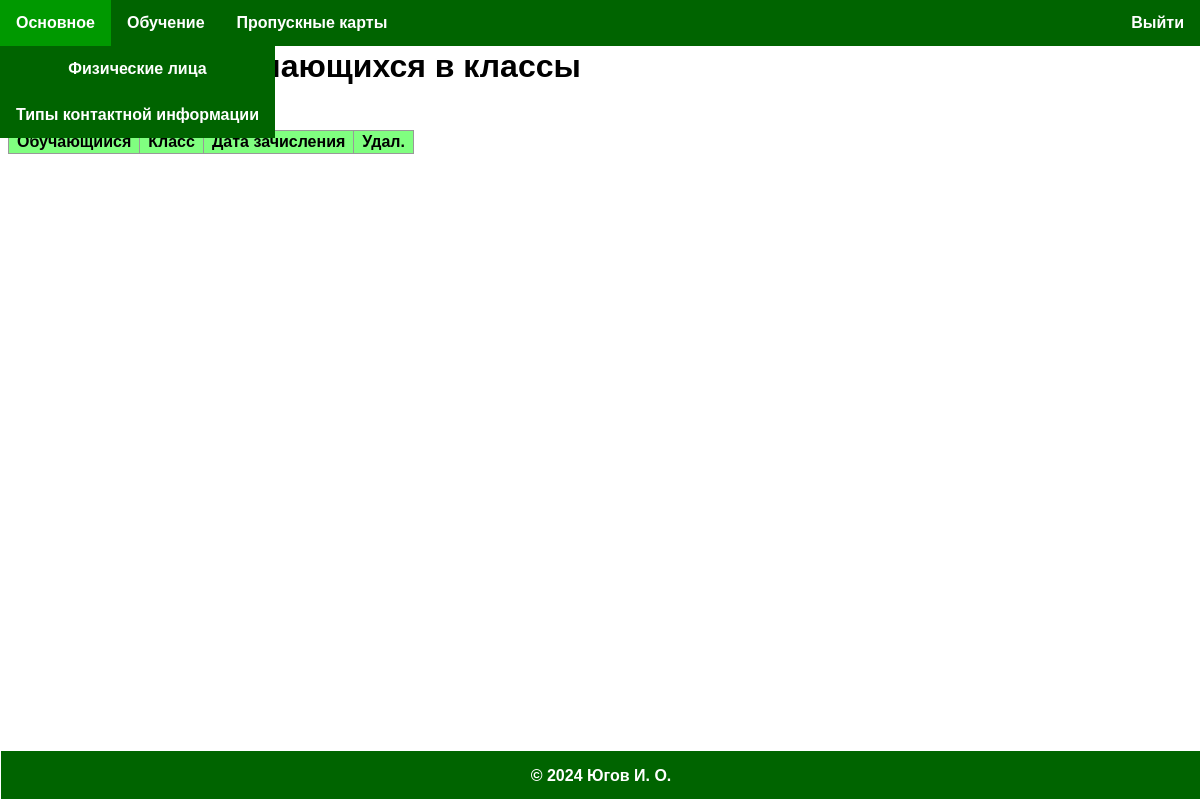
Before: /classes/class_group_enrollment/list/ (signed in) with the older database file.
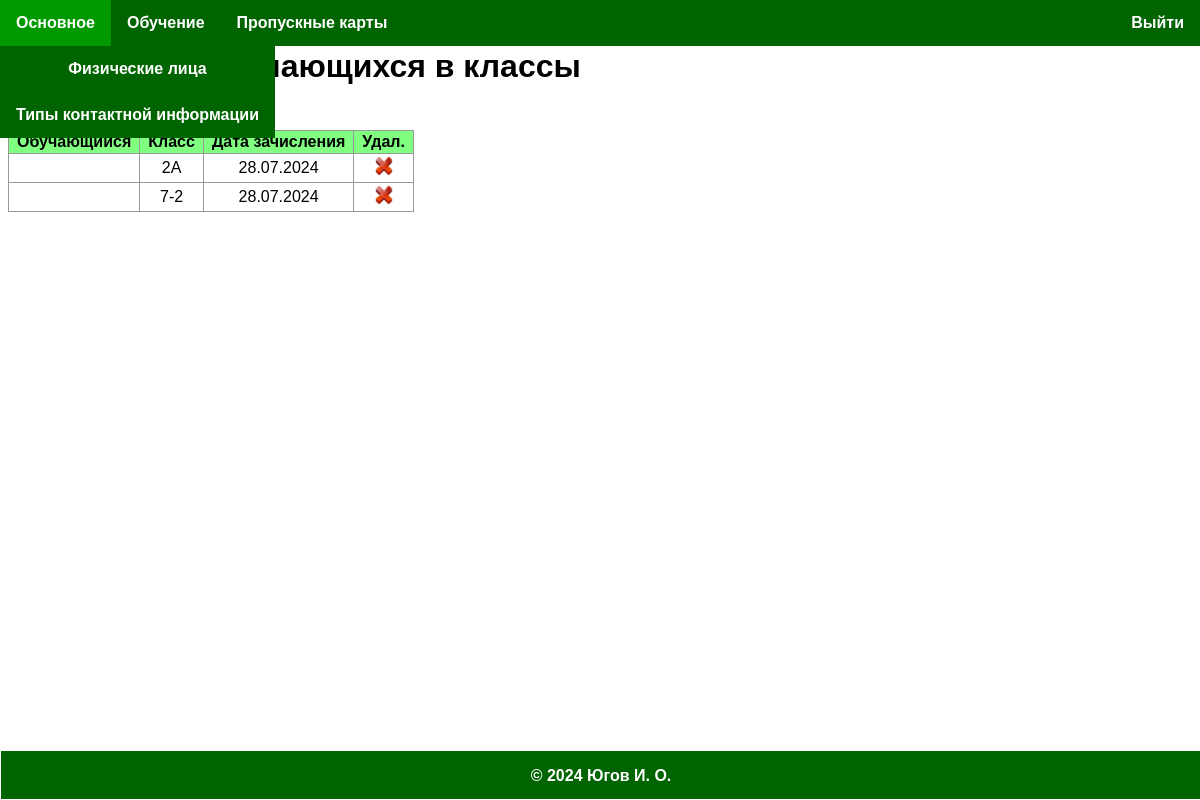
After: the same page with the newer database file.
### classes/models.py (models this page shows, shortened)
class ClassGroupEnrollment(models.Model):
    student = models.ForeignKey(Student, null=True, on_delete=models.PROTECT, verbose_name='Обучающийся', related_name='class_group_enrollments')
    """Обучающийся."""
    class_group = models.ForeignKey(ClassGroup, null=True, on_delete=models.PROTECT, verbose_name='Класс')
    """Класс (группа обучающихся)."""
    enrollment_date = models.DateField(_('Дата зачисления'), default=now)
    """Дата зачисления."""
    class Meta:
        verbose_name = _("Зачисление обучающегося в класс")
        verbose_name_plural = _("Зачисления обучающихся в классы")

class ClassGroup(models.Model):
    grade = models.IntegerField(_("Параллель"), default=0)
    """Параллель."""
    label = models.CharField(_("Литера"), max_length=1, default='', blank=True, null=True)
    """Литера."""
    class Meta:
        verbose_name = _("Класс")
        verbose_name_plural = _("Классы")
    def __str__(self):
        if self.label in (x for x in '0123456789'):
            return f'{self.grade}-{self.label}'
        else:
            return f'{self.grade}{self.label}'

### classes/views.py (the view)
# urls.py: path('class_group_enrollment/list/', views.class_group_enrollment_list, name='class_group_enrollment_list'),
@login_required(login_url='/login/')
def class_group_enrollment_list(request):
    class_group_enrollments = ClassGroupEnrollment.objects.all()
    return render(request, 'entities/class_group_enrollment/list.html', {'username': request.user.username, 'class_group_enrollment_list': class_group_enrollments})

### templates/entities/class_group_enrollment/list.html (shortened to what this page needs)
{% extends 'base.html' %}
{% load static %}
{% block content %}
    <h1>Зачисления обучающихся в классы</h1>
    <div id="resizable-container" data-container-id="class_group_enrollment-1">
        <a href="{% url 'class_group_enrollment_new' %}"><img class="action-icon" src="{% static 'icons/add.png' %}" alt="Создать"></a>
        <table class="catalog-items display" id="myTable" data-table-id="class_group_enrollment-1">
            <thead>
                <tr>
                    <th class="resizable-th">Обучающийся</th>
                    <th class="resizable-th">Класс</th>
                    <th class="resizable-th">Дата зачисления</th>
                    <th class="resizable-th">Удал.</th>
                </tr>
            </thead>
            <tbody>
                {% for class_group_enrollment in class_group_enrollment_list %}
                <tr class="{% cycle 'odd' 'even' %}" onclick="window.location.href='{% url 'class_group_enrollment_edit' class_group_enrollment.pk %}'">
                    <td class="cell-text">{{ class_group_enrollment.student }}</td>
                    <td class="cell-label">{{ class_group_enrollment.class_group }}</td>
                    <td class="cell-label">{{ class_group_enrollment.enrollment_date | date:"d.m.Y" }}</td>
                    <td class="cell-button"><a href="{% url 'class_group_enrollment_delete' class_group_enrollment.pk %}"><img class="action-icon" src="{% static 'icons/delete.png' %}" alt="Удалить"></a></td>
                </tr>
                {% endfor %}
            </tbody>
        </table>
    </div>
{% endblock %}

Changed rows visible on the page:
added ClassGroupEnrollment: class_group "2А", enrollment_date "28.07.2024"
added ClassGroupEnrollment: class_group "7-2", enrollment_date "28.07.2024"
